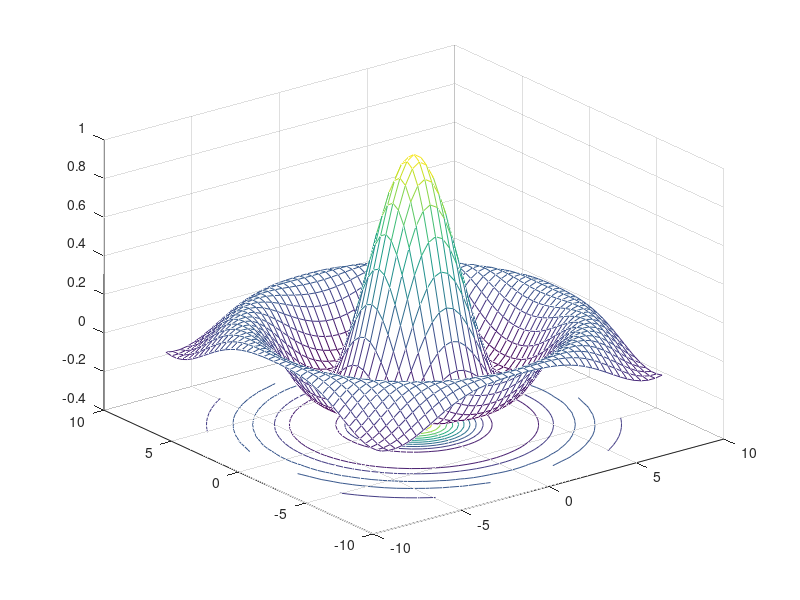

Reproduce this figure in MATLAB.
function hat()

	tx = ty = linspace (-8, 8, 41)';
	[xx, yy] = meshgrid (tx, ty);
	r = sqrt (xx .^ 2 + yy .^ 2) + eps;
	tz = sin (r) ./ r;
	meshc (tx, ty, tz);
end

